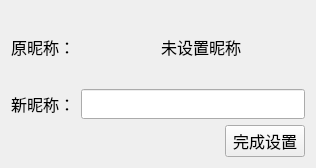
<?xml version="1.0" encoding="UTF-8"?>
<ui version="4.0">
 <class>emoji</class>
 <widget class="QWidget" name="emoji">
  <property name="geometry">
   <rect>
    <x>0</x>
    <y>0</y>
    <width>316</width>
    <height>168</height>
   </rect>
  </property>
  <property name="windowTitle">
   <string>Form</string>
  </property>
  <layout class="QVBoxLayout" name="verticalLayout" stretch="3,3,1">
   <item>
    <layout class="QHBoxLayout" name="horizontalLayout_3">
     <item>
      <widget class="QLabel" name="srclabel">
       <property name="font">
        <font>
         <pointsize>12</pointsize>
        </font>
       </property>
       <property name="text">
        <string>原昵称：</string>
       </property>
      </widget>
     </item>
     <item>
      <widget class="QLabel" name="nicklabel">
       <property name="font">
        <font>
         <pointsize>12</pointsize>
        </font>
       </property>
       <property name="text">
        <string>未设置昵称</string>
       </property>
      </widget>
     </item>
    </layout>
   </item>
   <item>
    <layout class="QHBoxLayout" name="horizontalLayout_2">
     <item>
      <widget class="QLabel" name="newlabel">
       <property name="font">
        <font>
         <pointsize>12</pointsize>
        </font>
       </property>
       <property name="text">
        <string>新昵称：</string>
       </property>
      </widget>
     </item>
     <item>
      <widget class="QLineEdit" name="newlineEdit">
       <property name="minimumSize">
        <size>
         <width>0</width>
         <height>30</height>
        </size>
       </property>
      </widget>
     </item>
    </layout>
   </item>
   <item>
    <layout class="QHBoxLayout" name="horizontalLayout" stretch="4,1">
     <item>
      <widget class="QLabel" name="tiplabel">
       <property name="font">
        <font>
         <pointsize>12</pointsize>
        </font>
       </property>
       <property name="text">
        <string/>
       </property>
      </widget>
     </item>
     <item>
      <widget class="QPushButton" name="pushButton">
       <property name="font">
        <font>
         <pointsize>12</pointsize>
        </font>
       </property>
       <property name="text">
        <string>完成设置</string>
       </property>
      </widget>
     </item>
    </layout>
   </item>
  </layout>
 </widget>
 <resources/>
 <connections/>
</ui>
